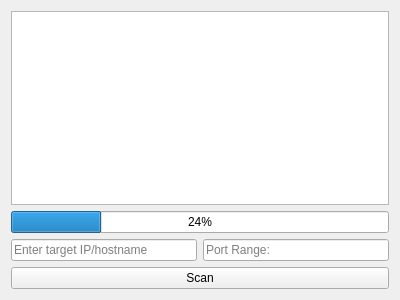
<?xml version="1.0" encoding="UTF-8"?>
<ui version="4.0">
 <class>PortScannerPage</class>
 <widget class="QWidget" name="PortScannerPage">
  <property name="geometry">
   <rect>
    <x>0</x>
    <y>0</y>
    <width>400</width>
    <height>300</height>
   </rect>
  </property>
  <property name="windowTitle">
   <string>Form</string>
  </property>
  <layout class="QGridLayout" name="gridLayout">
   <item row="2" column="1">
    <widget class="QLineEdit" name="portRangeInput">
     <property name="placeholderText">
      <string>Port Range:</string>
     </property>
    </widget>
   </item>
   <item row="3" column="0" colspan="2">
    <widget class="QPushButton" name="startScanButton">
     <property name="text">
      <string>Scan</string>
     </property>
    </widget>
   </item>
   <item row="2" column="0">
    <widget class="QLineEdit" name="targetInput">
     <property name="placeholderText">
      <string>Enter target IP/hostname</string>
     </property>
    </widget>
   </item>
   <item row="0" column="0" colspan="2">
    <widget class="QListWidget" name="resultsView"/>
   </item>
   <item row="1" column="0" colspan="2">
    <widget class="QProgressBar" name="scanPBar">
     <property name="value">
      <number>24</number>
     </property>
    </widget>
   </item>
  </layout>
 </widget>
 <resources/>
 <connections/>
</ui>
